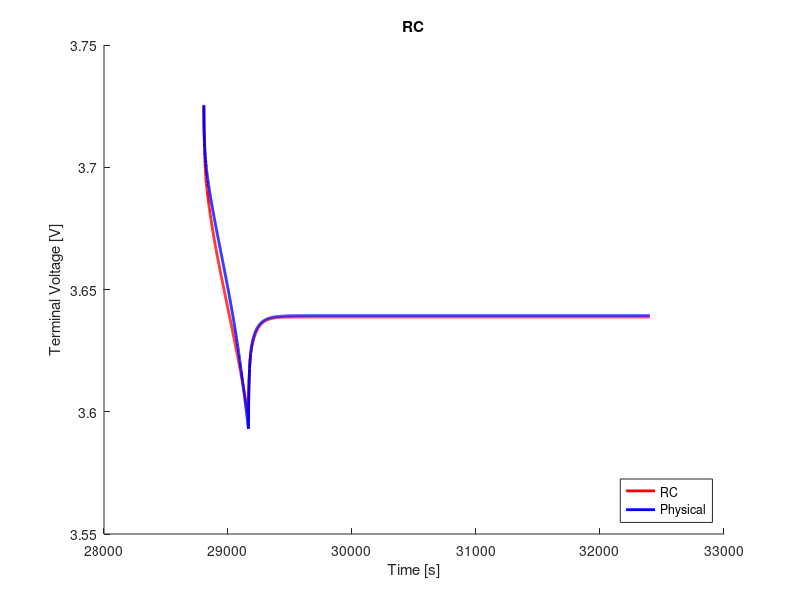

The MATLAB source for this figure:
clear;
clc;
close all;

%% load data
load('ocv_final.mat');
time_ocv = time;
load('pulse_1_c_8.mat');
load('rc2_cf_params.mat');

%% voltage limitations
v_max = 4.4;                                    % cut-over voltage
v_min = 3.0;                                    % cut-off voltage

%% resample ocv and soc
t1 = time_ocv(1);
t2 = time_ocv(end);
dt = 1;                                         % sample time
t = (t1:dt:t2) - t1;

ocv = interp1(time_ocv, ocv, t1:dt:t2);
soc = interp1(time_ocv, soc, t1:dt:t2);

s = length(time);

%% variables
Q = 16.8;
eta = 1.0;                                  % coulombic efficiency

n = 2;                                      % number of rc links
i_r = zeros(n, 1);
v_c = zeros(n, 1);
flag = 1;

%% compute soc
ind_init = interp1(soc, 1:length(soc), 0.2264, 'nearest');
v_t(1) = ocv(ind_init);
z0 = soc(ind_init);
z = z0 - dt/(Q*3600)*eta*cumsum(I(1:end));

% manual fit
p = 9;
r0 = r0_cf(p);
r1 = r1_cf(p);
r2 = r2_cf(p);
% r3 = r3_cf(p);
c1 = c1_cf(p);
c2 = c2_cf(p);
% c3 = c3_cf(p);

r = [r1; r2];
c = [c1; c2];

%% compute terminal voltage
for j = 1:n
    f(j) = exp(-dt/(r(j)*c(j)));
end
for k = 1:s-1
    if flag == 1
        i_r(:, k+1) = diag(f)*i_r(:, k) + (1-f')*I(k);
        v_c(:, k) = i_r(:, k).*r;
        ind = interp1(soc, 1:length(soc), z(k), 'nearest');
        v_t(k+1) = ocv(ind) - sum(v_c(:, k)) - I(k).*r0;
        if v_t(k) < v_min
            fprintf('Reached lower voltage limit.');
            flag = 0;
        end
        if v_t(k) > v_max
            fprintf('Reached upper voltage limit.');
            flag = 0;
        end 
    end
end

%% compute rms error
v_t = reshape(v_t, size(V_batt_time));
rmse = 1000*sqrt(mean((V_batt_time - v_t).^2))     % [mV]

%% plot
figure(1);
hold on;
plot(time, v_t, 'r', 'LineWidth', 2)
hold on;
plot(time, V_batt_time, 'b', 'LineWidth', 2)
xlabel('Time [s]')
ylabel('Terminal Voltage [V]')
title('RC')
legend('RC', 'Physical', 'location', 'southeast')
